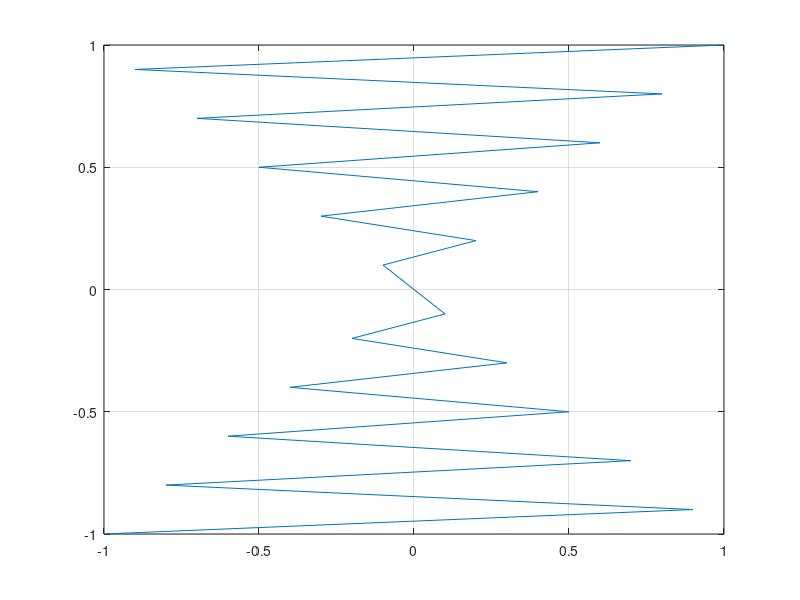
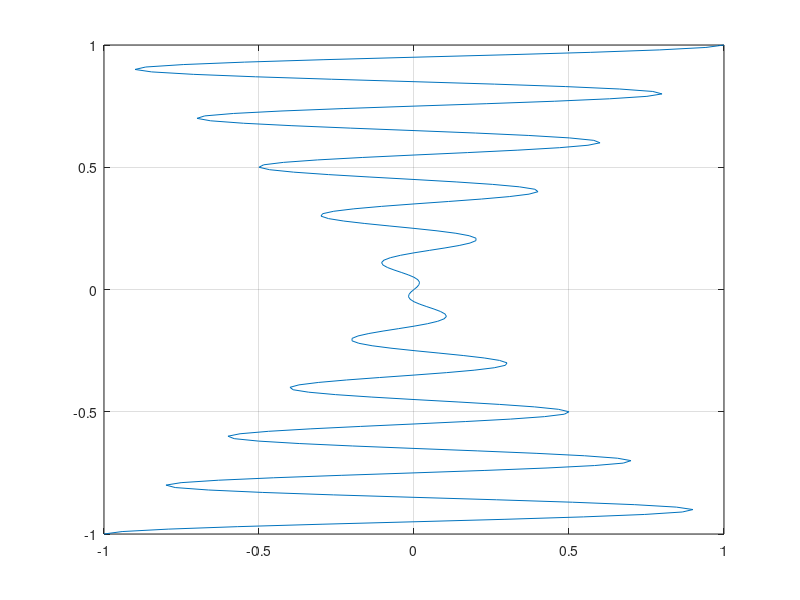
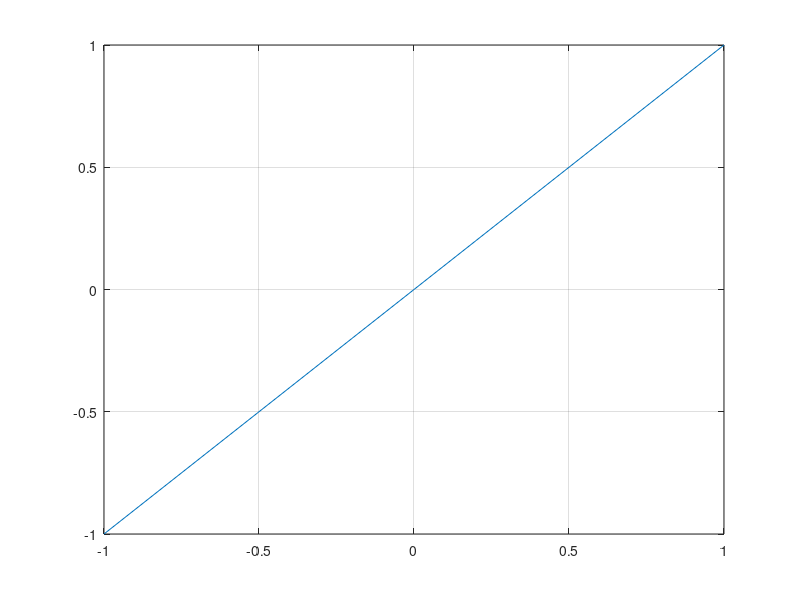

Recreate these plots in MATLAB, in order.
clear all 
clc
%Escribir un programa para calcular una tabla de la función f (x) = x sen [ ? (1 + x 20) 2 ]
%durante el intervalo de (cerrado) [-1, 1] usando incrementos en x de (a) 0,2, (b) 0.1, y (c) 0,01.
%Use sus mesas para dibujar gráficas de f (x) para los tres casos (con la mano), 
%y observar que las mesas para (a) y (b) dan una imagen equivocada de f (x).
%Haga que su programa de dibujar el gráfica de f (x) para los tres casos, superpuesta.
disp('parte a')
N=[-1:0.2:1];
T=N.*sin((pi.*(1+(20.*N))./2))
disp('parte b')
M=[-1:0.1:1];
G=M.*sin((pi.*(1+(20.*M))./2))
disp('parte c')
O=[-1:0.01:1];
H=O.*sin((pi.*(1+(20.*O))./2))
figure
plot(G,M),grid on
figure
plot(H,O),grid on
figure
plot(N,T),grid on 


